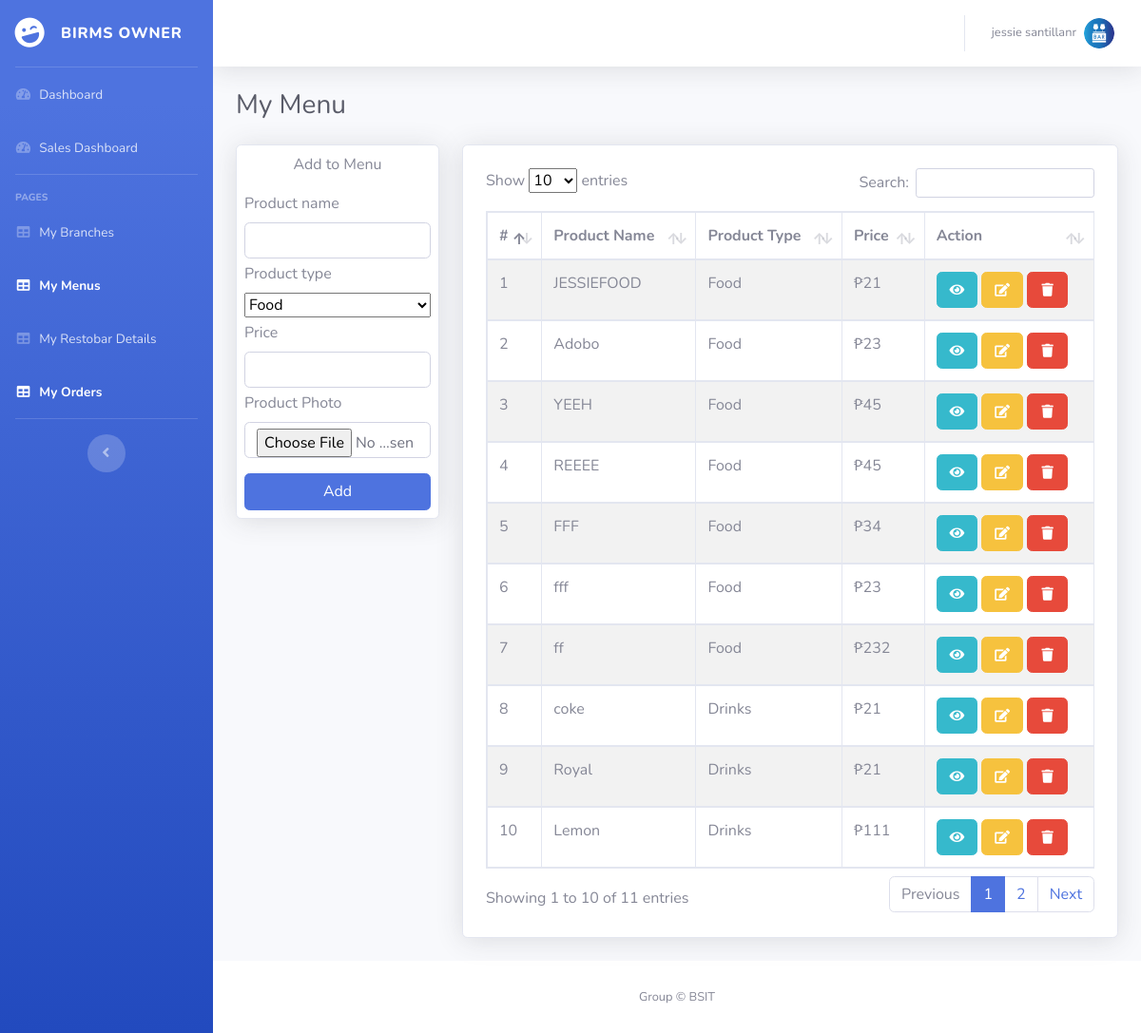
The page /owner/menu.php (signed in) on the database its author committed.
### tables this page shows
CREATE TABLE `owner` (
  `id` int(11) NOT NULL,
  `owner_id` varchar(50) NOT NULL,
  `firstname` varchar(100) NOT NULL,
  `middlename` varchar(100) DEFAULT NULL,
  `lastname` varchar(100) NOT NULL,
  `email` varchar(100) NOT NULL,
  `password` varchar(100) NOT NULL,
  `contact_num` varchar(11) NOT NULL,
  `address` varchar(100) NOT NULL,
  `profile` varchar(250) DEFAULT NULL,
  `status` int(11) NOT NULL
);

CREATE TABLE `menu` (
  `id` int(11) NOT NULL,
  `owner_id` varchar(50) NOT NULL,
  `product_name` varchar(100) NOT NULL,
  `product_type` varchar(100) NOT NULL,
  `price` varchar(50) NOT NULL,
  `product_photo` varchar(200) NOT NULL
);

### inc/function.php (called while the page is built, shortened)
<?php
    class Connection{
        public $host = "localhost";
        public $user = "u510162695_db";
        public $password = "1Birms_db";
        public $db_name = "u510162695_db";
        public function __construct(){
            $this->conn = mysqli_connect($this->host, $this->user, $this->password, $this->db_name);
        }
    }
    class dataOperation extends Connection{
        public function displayOwnerDets($id){
            $sql = mysqli_query($this->conn, "SELECT * FROM owner WHERE owner_id = '$id'");
            $array = array();
            $row = mysqli_fetch_assoc($sql);
            $array[] = $row;
            return $array;
        }
        public function displayMenu($id){
            $sql = mysqli_query($this->conn, "SELECT * FROM menu WHERE owner_id='$id'");
            $array = array();
            while($row = mysqli_fetch_assoc($sql)){
                $array[] = $row;
            }
            return $array;
        }
    }
    $oop = new dataOperation;

### owner/menu.php (the view, shortened to what this page needs)
<?php
require_once('../inc/function.php');
?>
<!DOCTYPE html>
<html lang="en">
<head>
    <link href="../vendor/fontawesome-free/css/all.min.css" rel="stylesheet" type="text/css">
    <link href="../css/sb-admin-2.min.css" rel="stylesheet">
    <link href="../css/datatables.min.css" rel="stylesheet">
</head>
<body id="page-top">
    <div id="wrapper">
        <ul class="navbar-nav bg-gradient-primary sidebar sidebar-dark accordion" id="accordionSidebar">
            <a class="sidebar-brand d-flex align-items-center justify-content-center" href="#">
                <div class="sidebar-brand-icon rotate-n-15">
                    <i class="fas fa-laugh-wink"></i>
                </div>
                <div class="sidebar-brand-text mx-3">BIRMS Owner</div>
            </a>
            <hr class="sidebar-divider my-0">
          <li class="nav-item ">
                <a class="nav-link" href="index.php">
                    <i class="fas fa-fw fa-tachometer-alt"></i>
                    <span>Dashboard</span></a>
            </li>
            <li class="nav-item">
    <a class="nav-link" href="sales.php">
        <i class="fas fa-fw fa-tachometer-alt"></i>
        <span> Sales Dashboard</span></a>
</li>
            <hr class="sidebar-divider">
            <div class="sidebar-heading">
                Pages
            </div>
            <li class="nav-item ">
                <a class="nav-link" href="branch.php">
                    <i class="fas fa-fw fa-table"></i>
                    <span>My Branches</span></a>
            </li>
             <li class="nav-item  active">
                <a class="nav-link" href="menu.php">
                    <i class="fas fa-fw fa-table"></i>
                    <span>My Menus</span></a>
            </li>
            <li class="nav-item">
                <a class="nav-link" href="resto_details.php">
                    <i class="fas fa-fw fa-table"></i>
                    <span>My Restobar Details</span></a>
            </li>
            <li class="nav-item active">
                  <a class="nav-link" href="order.php">
                  <i class="fas fa-fw fa-table"></i>
                   <span>My Orders</span></a>
            </li>
            <hr class="sidebar-divider d-none d-md-block">
            <div class="text-center d-none d-md-inline">
                <button class="rounded-circle border-0" id="sidebarToggle"></button>
            </div>
        </ul>
        <div id="content-wrapper" class="d-flex flex-column">
            <div id="content">
                <nav class="navbar navbar-expand navbar-light bg-white topbar mb-4 static-top shadow">
                    <ul class="navbar-nav ml-auto">
                        <li class="nav-item dropdown no-arrow">
                            <a class="nav-link dropdown-toggle" href="#" id="userDropdown" role="button"
                                data-toggle="dropdown" aria-haspopup="true" aria-expanded="false">
                                <?php
                                $myrow = $oop->displayOwnerDets($_SESSION['owner_id']);
                                foreach($myrow as $row){
                                ?>
                                <span class="mr-2 d-none d-lg-inline text-gray-600 small"><?=$row['firstname']." ".$row['lastname']?>r</span>
                                <img class="img-profile rounded-circle"
                                    src="../img/profiles/<?php if(empty($row['profile'])){ echo 'owner.png'; }else{ echo $row['profile'];}?>">
                                <?php
                                }
                                ?>
                            </a>
                        </li>
                    </ul>
                </nav>
                <div class="container-fluid">
                    <div class="d-sm-flex align-items-center justify-content-between mb-4">
                        <h1 class="h3 mb-0 text-gray-800">My Menu</h1>
                    </div>
                    <div class="row">
                        <div class="col-md-3">
                        <?php
									if (isset($_GET['update'])) {
										$id = $_GET['update'];
										$myrow = $oop->displayMenuByID($id);
											foreach ($myrow as $rows){
											?>
											<form action="" method="POST" enctype="multipart/form-data">
												<div class="card shadow p-2">
													<span class="mb-3 text-center"><i class="align-middle" data-feather="edit"></i> Update Product</span>
													<label>Product name</label>
													<input type="text" name="product_name" value="<?=$rows['product_name']?>" class="form-control mb-1" required>
													<label>Product type</label>
													<select class="form-select mb-1" name="product_type" aria-label="Default select example" required>
														<option value="<?=$rows['product_type']?>" selected><?=$rows['product_type']?></option>
														<option value="Food">Food</option>
														<option value="Drinks">Drinks</option>
													</select>
													<label>Price</label>
													<input type="text" value="<?=$rows['price']?>" name="price" class="form-control mb-1" required>
													<label>Product Photo</label>
													<input type="text" name="id" value="<?=$rows['id']?>" style="display: none;">
													<input type="text" name="oldProductPhoto" value="<?=$rows['product_photo']?>" style="display: none;">
													<input type="file" accept="image/.png, .jpg, .jpeg" name="productPhoto" class="form-control mb-3">
													<button type="submit" class="btn btn-primary mb-1" name="updateProduct"><i class="align-middle" data-feather="check-circle"></i> Save</button>
													<a href="?" class="btn btn-info">Cancel</a>
												</div>
											</form>
											<?php
											}
									}else {
										?>
										<form action="" method="POST" enctype="multipart/form-data">
										<div class="card shadow p-2">
											<span class="mb-3 text-center"><i class="align-middle" data-feather="plus"></i> Add to Menu</span>
											<label>Product name</label>
											<input type="text" name="product_name" class="form-control mb-1" required>
											<label>Product type</label>
											<select class="form-select mb-1" name="product_type" aria-label="Default select example" required>
												<option value="Food">Food</option>
											</select>
											<label>Price</label>
											<input type="text" name="price" class="form-control mb-1" required>
											<label>Product Photo</label>
											<input type="file" accept="image/.png, .jpg, .jpeg" name="productPhoto" class="form-control mb-3" required>
											<button type="submit" class="btn btn-primary" name="addProduct"><i class="align-middle" data-feather="plus"></i> Add</button>
										</div>
										</form>
										<?php
									}
									?>
                        </div>
                        <div class="col">
                        <div class="card shadow mb-4 p-4 w-100">
                            <div class="data_table">
                                <table id="dashprint" class="table table-striped table-bordered">
                                    <thead class="table">
                                        <tr>
                                            <th>#</th>
                                            <th>Product Name</th>
                                            <th>Product Type</th>
                                            <th>Price</th>
                                            <th>Action</th>
                                        </tr>
                                    </thead>
                                    <tbody>
                                        <?php
                                        $myrow = $oop->displayMenu($_SESSION['owner_id']);
                                        $k = 1;
                                        foreach($myrow as $row){
                                            ?>
                                            <tr>
                                                <td><?=$k++?></td>
                                                <td><?=$row['product_name']?></td>
                                                <td><?=$row['product_type']?></td>
                                                <td>₱<?=$row['price']?></td>
                                                <td>
                                                    <a href="#" data-toggle="modal" data-target="#viewModal<?=$row['id']?>" class="btn btn-info "> <i class="fas fa-eye fa-sm fa-fw"></i></a>
                                                    <a href="?update=<?=$row['id']?>" class="btn btn-warning "> <i class="fas fa-edit fa-sm fa-fw"></i></a>
                                                    <a href="#" data-toggle="modal" data-target="#deleteModal<?=$row['id']?>" class="btn btn-danger "> <i class="fas fa-trash fa-sm fa-fw"></i></a>
                                                </td>
                                            </tr>
                                             <div class="modal fade" id="deleteModal<?=$row['id']?>" tabindex="-1" role="dialog" aria-labelledby="exampleModalLabel" aria-hidden="true">
                                            <?php
                                        }
                                        ?>
                                    </tbody>
                                </table>
                            </div>
                        </div>
                        </div>
                    </div>
                </div>
            </div>
            <footer class="sticky-footer bg-white">
                <div class="container my-auto">
                    <div class="copyright text-center my-auto">
                        <span>Group &copy; BSIT</span>
                    </div>
                </div>
            </footer>
        </div>
    </div>
</body>
</html>

### rows shown on the page
owner: firstname "jessie", lastname "santillan"
menu: product_name "JESSIEFOOD", product_type "Food", price "21"
menu: product_name "Adobo", product_type "Food", price "23"
menu: product_name "YEEH", product_type "Food", price "45"
menu: product_name "REEEE", product_type "Food", price "45"
menu: product_name "FFF", product_type "Food", price "34"
menu: product_name "fff", product_type "Food", price "23"
menu: product_name "ff", product_type "Food", price "232"
menu: product_name "coke", product_type "Drinks", price "21"
menu: product_name "Royal", product_type "Drinks", price "21"
menu: product_name "Lemon", product_type "Drinks", price "111"
